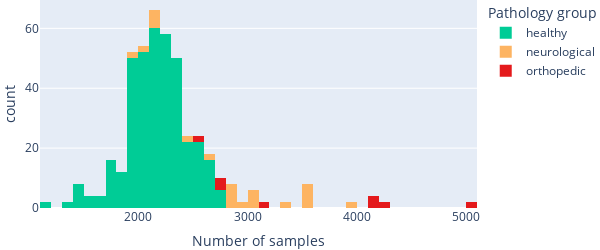

Notebook cell for this chart:
### Code cell
if VERBOSE:
    fig = px.histogram(
        df_metadata,
        x="n_samples",
        color="meta_label",
        color_discrete_map=color_palette
    )
    fig.update_layout(
        width=600,
        height=250,
        xaxis_title="Number of samples",
        legend_title="Pathology group",
        margin=dict(l=0, r=0, t=0, b=0),
    )
    fig.show()
    print("Observation: the recordings of healthy patients have a shorter duration.")

### Figure 1 — Plotly figure (JSON) as saved in the notebook; plotly's stock layout.template omitted (floating-point values rounded to 4 significant figures; data arrays with more than 128 entries replaced by an {"elided": "..."} marker saying what was removed)
{"data": [{"alignmentgroup": "True", "bingroup": "x", "hovertemplate": "meta_label=healthy<br>n_samples=%{x}<br>count=%{y}<extra></extra>", "legendgroup": "healthy", "marker": {"color": "#00cc96", "pattern": {"shape": ""}}, "name": "healthy", "offsetgroup": "healthy", "orientation": "v", "showlegend": true, "type": "histogram", "x": {"elided": "384 int values"}, "xaxis": "x", "yaxis": "y"}, {"alignmentgroup": "True", "bingroup": "x", "hovertemplate": "meta_label=neurological<br>n_samples=%{x}<br>count=%{y}<extra></extra>", "legendgroup": "neurological", "marker": {"color": "rgb(253, 180, 98)", "pattern": {"shape": ""}}, "name": "neurological", "offsetgroup": "neurological", "orientation": "v", "showlegend": true, "type": "histogram", "x": [1989, 2040, 2158, 2137, 2190, 2629, 2462, 1989, 2040, 2158, 2137, 2190, 2629, 2462, 2840, 2865, 2834, 2837, 2940, 3382, 3077, 3056, 3080, 3592, 3941, 3542, 3574, 3511, 2840, 2865, 2834, 2837, 2940, 3382, 3077, 3056, 3080, 3592, 3941, 3542, 3574, 3511], "xaxis": "x", "yaxis": "y"}, {"alignmentgroup": "True", "bingroup": "x", "hovertemplate": "meta_label=orthopedic<br>n_samples=%{x}<br>count=%{y}<extra></extra>", "legendgroup": "orthopedic", "marker": {"color": "rgb(228, 26, 28)", "pattern": {"shape": ""}}, "name": "orthopedic", "offsetgroup": "orthopedic", "orientation": "v", "showlegend": true, "type": "histogram", "x": [4272, 5047, 4272, 5047, 2712, 2708, 2712, 2708, 4193, 4104, 4193, 4104, 3157, 2525, 3157, 2525], "xaxis": "x", "yaxis": "y"}], "layout": {"barmode": "relative", "height": 250, "legend": {"title": {"text": "Pathology group"}, "tracegroupgap": 0}, "margin": {"b": 0, "l": 0, "r": 0, "t": 0}, "width": 600, "xaxis": {"anchor": "y", "domain": [0, 1], "title": {"text": "Number of samples"}}, "yaxis": {"anchor": "x", "domain": [0, 1], "title": {"text": "count"}}}}
